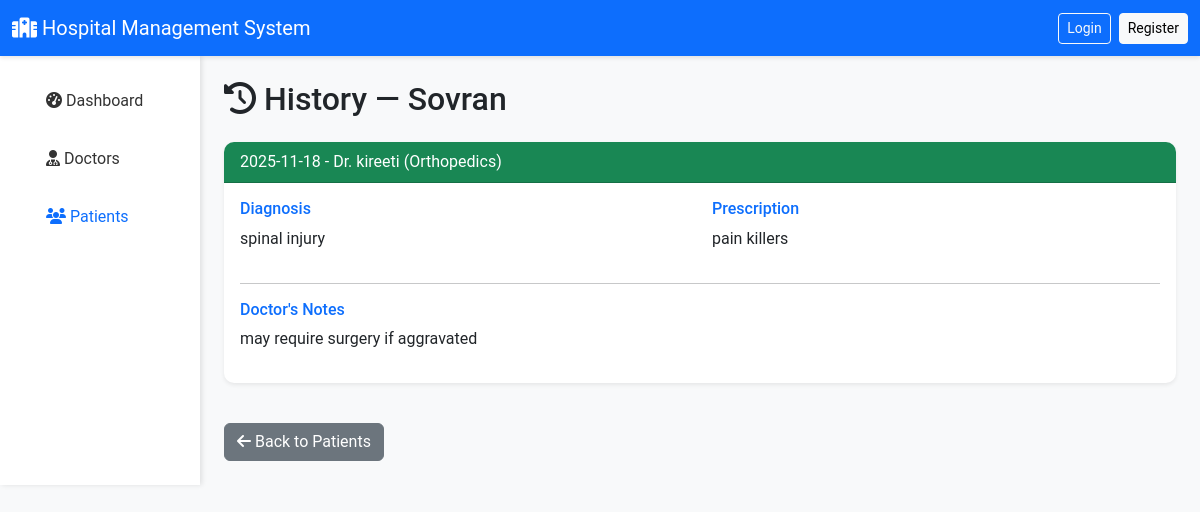
The app's page /admin/patient/5/history with its own data.
### app.py (models this page shows)
class Patient(db.Model):
    id = db.Column(db.Integer, primary_key=True)
    user_id = db.Column(db.Integer, db.ForeignKey('user.id'), nullable=False)
    full_name = db.Column(db.String(100), nullable=False)
    age = db.Column(db.Integer)
    gender = db.Column(db.String(10))
    phone = db.Column(db.String(15))
    address = db.Column(db.Text)
    blood_group = db.Column(db.String(5))
    is_active = db.Column(db.Boolean, default=True)
    user = db.relationship('User', backref='patient_profile')
    appointments = db.relationship('Appointment', backref='patient', lazy=True)

class Appointment(db.Model):
    id = db.Column(db.Integer, primary_key=True)
    patient_id = db.Column(db.Integer, db.ForeignKey('patient.id'), nullable=False)
    doctor_id = db.Column(db.Integer, db.ForeignKey('doctor.id'), nullable=False)
    appointment_date = db.Column(db.Date, nullable=False)
    appointment_time = db.Column(db.Time, nullable=False)
    status = db.Column(db.String(20), default='Booked')
    reason = db.Column(db.Text)
    created_at = db.Column(db.DateTime, default=datetime.now)
    treatment = db.relationship('Treatment', backref='appointment', uselist=False)

class Treatment(db.Model):
    id = db.Column(db.Integer, primary_key=True)
    appointment_id = db.Column(db.Integer, db.ForeignKey('appointment.id'), nullable=False)
    diagnosis = db.Column(db.Text)
    prescription = db.Column(db.Text)
    notes = db.Column(db.Text)
    created_at = db.Column(db.DateTime, default=datetime.now)

class Doctor(db.Model):
    id = db.Column(db.Integer, primary_key=True)
    user_id = db.Column(db.Integer, db.ForeignKey('user.id'), nullable=False)
    full_name = db.Column(db.String(100), nullable=False)
    specialization_id = db.Column(db.Integer, db.ForeignKey('department.id'), nullable=False)
    phone = db.Column(db.String(15))
    qualification = db.Column(db.String(200))
    experience_years = db.Column(db.Integer)
    is_active = db.Column(db.Boolean, default=True)
    user = db.relationship('User', backref='doctor_profile')
    appointments = db.relationship('Appointment', backref='doctor', lazy=True)
    availability = db.relationship('DoctorAvailability', backref='doctor', lazy=True)

class Department(db.Model):
    id = db.Column(db.Integer, primary_key=True)
    name = db.Column(db.String(100), unique=True, nullable=False)
    description = db.Column(db.Text)
    doctors = db.relationship('Doctor', backref='department', lazy=True)

### app.py (the view)
@app.route('/admin/patient/<int:patient_id>/history')
def admin_patient_history(patient_id):
    patient = Patient.query.get(patient_id)
    if not patient:
        abort(404)
    treatments = (
        Treatment.query
        .join(Appointment, Treatment.appointment_id == Appointment.id)
        .join(Doctor, Appointment.doctor_id == Doctor.id)
        .join(Department, Doctor.specialization_id == Department.id)
        .filter(Appointment.patient_id == patient_id)
        .order_by(Appointment.appointment_date.desc(),
                  Appointment.appointment_time.desc())
        .all()
    )
    return render_template('admin/patient_history.html',
                           patient=patient,
                           treatments=treatments)

### templates/admin/patient_history.html
{% extends "base.html" %}
{% block content %}
<div class="container-fluid">
    <div class="row">
        <div class="col-md-2 sidebar p-0">
            <nav class="nav flex-column p-3">
                <a class="nav-link" href="{{ url_for('admin_dashboard') }}">
                    <i class="fas fa-tachometer-alt"></i> Dashboard
                </a>
                <a class="nav-link" href="{{ url_for('admin_doctors') }}">
                    <i class="fas fa-user-md"></i> Doctors
                </a>
                <a class="nav-link active text-primary" href="{{ url_for('admin_patients') }}">
                    <i class="fas fa-users"></i> Patients
                </a>
            </nav>
        </div>
        <div class="col-md-10 p-4">
            <h2 class="mb-4"><i class="fas fa-history"></i> History — {{ patient.full_name }}</h2>
            {% if treatments %}
                {% for t in treatments %}
                {% set appt = t.appointment %}
                <div class="card mb-4 shadow-sm">
                    <div class="card-header bg-success text-white">
                        {{ appt.appointment_date }}
                        - Dr. {{ appt.doctor.full_name }}
                        ({{ appt.doctor.department.name }})
                    </div>
                    <div class="card-body">
                        <div class="row">
                            <div class="col-md-6">
                                <h6 class="text-primary">Diagnosis</h6>
                                <p>{{ t.diagnosis or '-' }}</p>
                            </div>
                            <div class="col-md-6">
                                <h6 class="text-primary">Prescription</h6>
                                <p>{{ t.prescription or '-' }}</p>
                            </div>
                        </div>
                        <hr>
                        <h6 class="text-primary">Doctor's Notes</h6>
                        <p>{{ t.notes or '-' }}</p>
                    </div>
                </div>
                {% endfor %}
            {% else %}
                <div class="alert alert-info">No medical history found for this patient.</div>
            {% endif %}
            <a href="{{ url_for('admin_patients') }}" class="btn btn-secondary mt-3">
                <i class="fas fa-arrow-left"></i> Back to Patients
            </a>
        </div>
    </div>
</div>
{% endblock %}

### templates/base.html (style rules this page uses)
body { font-family: 'Roboto', sans-serif; background-color: #f8f9fa; }
.sidebar { background-color: #fff; box-shadow: 2px 0 5px rgba(0,0,0,.1); }
.sidebar .nav-link { color: #333; padding: 12px 20px; border-radius: 5px; margin: 5px 10px; transition: all 0.3s; }
.sidebar .nav-link:hover, .sidebar .nav-link.active { color: blue; }
.card { border: none; border-radius: 10px; box-shadow: 0 2px 10px rgba(0,0,0,.1); margin-bottom: 20px; }
.card-header { ; color: white; border-radius: 10px 10px 0 0 !important; }

### records on screen
Patient: full_name "Sovran"
Treatment: diagnosis "spinal injury", prescription "pain killers", notes "may require surgery if aggravated"
Appointment: appointment_date "2025-11-18"
Doctor: doctor.full_name "kireeti"
Department: doctor.department.name "Orthopedics"
